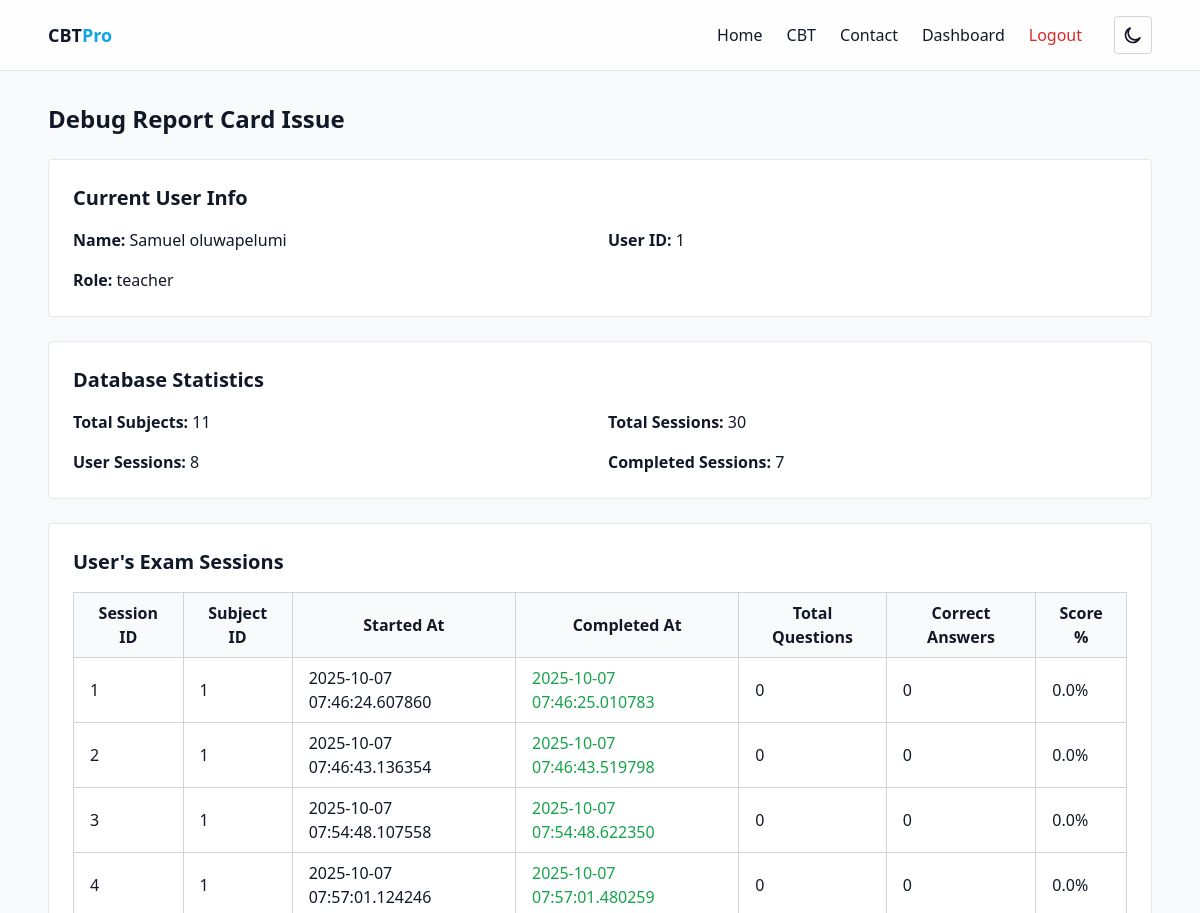
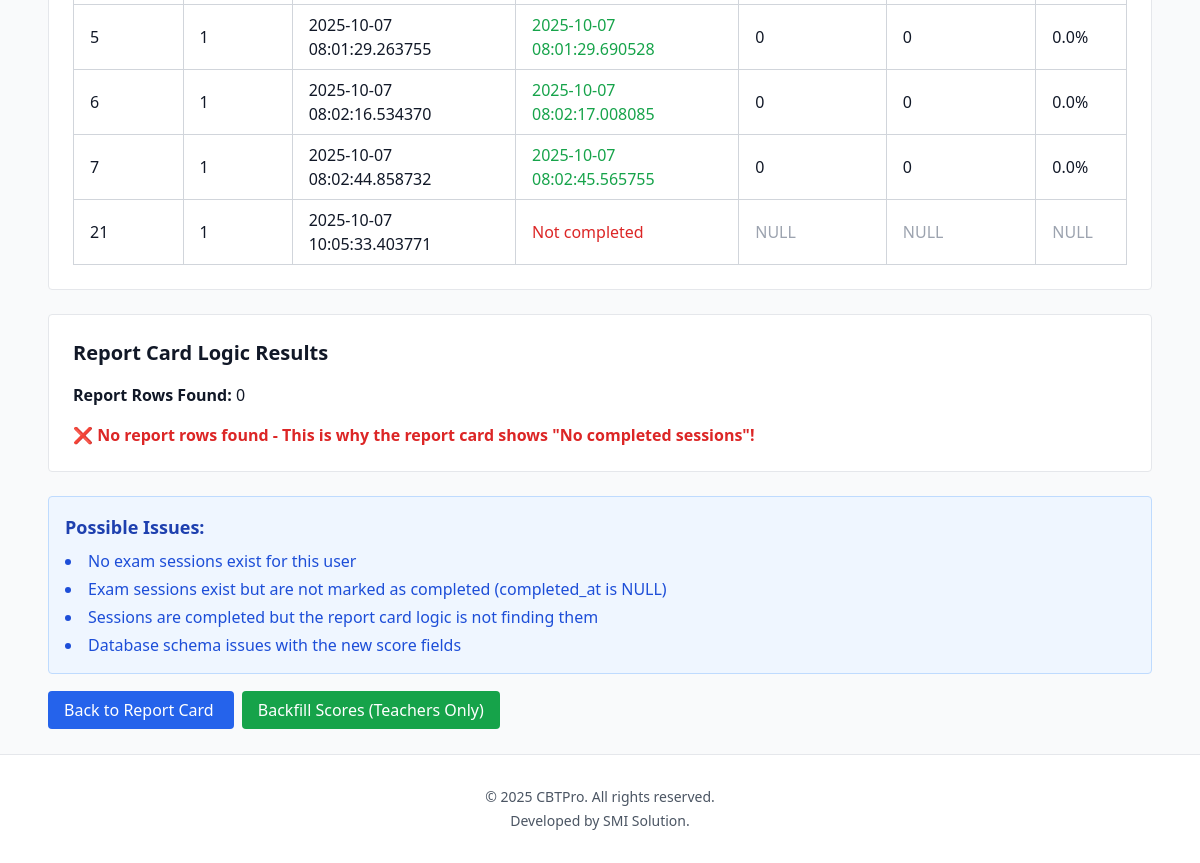
Page /student/debug-report (signed in) on the committed database (2 pictures, top to bottom).
### app/models.py (models this page shows, shortened)
class User(UserMixin, db.Model):
    id = db.Column(db.Integer, primary_key=True)
    full_name = db.Column(db.String(120), nullable=False)
    email = db.Column(db.String(120), unique=True, nullable=False)
    password_hash = db.Column(db.String(256), nullable=False)
    role = db.Column(db.String(20), nullable=False, default=UserRole.STUDENT.value)
    class_name = db.Column(db.String(64))  # e.g., JSS1, SS2, etc.
    created_at = db.Column(db.DateTime, default=datetime.utcnow)
    subjects = db.relationship("Subject", backref="teacher", lazy=True)

class ExamSession(db.Model):
    id = db.Column(db.Integer, primary_key=True)
    subject_id = db.Column(db.Integer, db.ForeignKey("subject.id"), nullable=False)
    student_id = db.Column(db.Integer, db.ForeignKey("user.id"), nullable=False)
    started_at = db.Column(db.DateTime, default=datetime.utcnow)
    completed_at = db.Column(db.DateTime)
    total_questions = db.Column(db.Integer)
    correct_answers = db.Column(db.Integer)
    score_percentage = db.Column(db.Float)
    responses = db.relationship("Response", backref="session", cascade="all,delete-orphan", lazy=True)

### app/student.py (the view, shortened to what this page needs)
@student_bp.route("/debug-report")
@login_required
def debug_report():
    debug_info = {
        'current_user': current_user.full_name,
        'user_id': current_user.id,
        'user_role': current_user.role,
        'total_subjects': Subject.query.count(),
        'total_sessions': ExamSession.query.count(),
        'user_sessions': ExamSession.query.filter_by(student_id=current_user.id).count(),
        'completed_sessions': ExamSession.query.filter_by(student_id=current_user.id).filter(ExamSession.completed_at.isnot(None)).count(),
    }
    sessions = ExamSession.query.filter_by(student_id=current_user.id).all()
    debug_info['sessions_detail'] = []
    for session in sessions:
        debug_info['sessions_detail'].append({
            'id': session.id,
            'subject_id': session.subject_id,
            'started_at': session.started_at,
            'completed_at': session.completed_at,
            'total_questions': session.total_questions,
            'correct_answers': session.correct_answers,
            'score_percentage': session.score_percentage,
        })
    subjects = Subject.query.all()
    report_rows = []
    for s in subjects:
        sess = (
            ExamSession.query
            .filter_by(subject_id=s.id, student_id=current_user.id)
            .filter(ExamSession.completed_at.isnot(None))
            .order_by(desc(ExamSession.completed_at))
            .first()
        )
    debug_info['report_rows'] = report_rows
    debug_info['report_rows_count'] = len(report_rows)
    return render_template("debug_report.html", debug_info=debug_info)

### app/models.py (called while the page is built)
@login_manager.user_loader
def load_user(user_id):
    return User.query.get(int(user_id))

### app/templates/debug_report.html (shortened to what this page needs)
{% extends 'base.html' %}
{% block content %}
<div class="max-w-6xl mx-auto">
    <h1 class="text-2xl font-bold mb-6">Debug Report Card Issue</h1>
    <div class="bg-white border rounded p-6 mb-6">
        <h2 class="text-xl font-semibold mb-4">Current User Info</h2>
        <div class="grid grid-cols-2 gap-4">
            <div><strong>Name:</strong> {{ debug_info.current_user }}</div>
            <div><strong>User ID:</strong> {{ debug_info.user_id }}</div>
            <div><strong>Role:</strong> {{ debug_info.user_role }}</div>
        </div>
    </div>
    <div class="bg-white border rounded p-6 mb-6">
        <h2 class="text-xl font-semibold mb-4">Database Statistics</h2>
        <div class="grid grid-cols-2 gap-4">
            <div><strong>Total Subjects:</strong> {{ debug_info.total_subjects }}</div>
            <div><strong>Total Sessions:</strong> {{ debug_info.total_sessions }}</div>
            <div><strong>User Sessions:</strong> {{ debug_info.user_sessions }}</div>
            <div><strong>Completed Sessions:</strong> {{ debug_info.completed_sessions }}</div>
        </div>
    </div>
    <div class="bg-white border rounded p-6 mb-6">
        <h2 class="text-xl font-semibold mb-4">User's Exam Sessions</h2>
        {% if debug_info.sessions_detail %}
            <div class="overflow-x-auto">
                <table class="min-w-full border-collapse border border-gray-300">
                    <thead>
                        <tr class="bg-gray-50">
                            <th class="border border-gray-300 px-4 py-2">Session ID</th>
                            <th class="border border-gray-300 px-4 py-2">Subject ID</th>
                            <th class="border border-gray-300 px-4 py-2">Started At</th>
                            <th class="border border-gray-300 px-4 py-2">Completed At</th>
                            <th class="border border-gray-300 px-4 py-2">Total Questions</th>
                            <th class="border border-gray-300 px-4 py-2">Correct Answers</th>
                            <th class="border border-gray-300 px-4 py-2">Score %</th>
                        </tr>
                    </thead>
                    <tbody>
                        {% for session in debug_info.sessions_detail %}
                        <tr>
                            <td class="border border-gray-300 px-4 py-2">{{ session.id }}</td>
                            <td class="border border-gray-300 px-4 py-2">{{ session.subject_id }}</td>
                            <td class="border border-gray-300 px-4 py-2">{{ session.started_at }}</td>
                            <td class="border border-gray-300 px-4 py-2">
                                {% if session.completed_at %}
                                    <span class="text-green-600">{{ session.completed_at }}</span>
                                {% else %}
                                    <span class="text-red-600">Not completed</span>
                                {% endif %}
                            </td>
                            <td class="border border-gray-300 px-4 py-2">
                                {% if session.total_questions is not none %}
                                    {{ session.total_questions }}
                                {% else %}
                                    <span class="text-gray-400">NULL</span>
                                {% endif %}
                            </td>
                            <td class="border border-gray-300 px-4 py-2">
                                {% if session.correct_answers is not none %}
                                    {{ session.correct_answers }}
                                {% else %}
                                    <span class="text-gray-400">NULL</span>
                                {% endif %}
                            </td>
                            <td class="border border-gray-300 px-4 py-2">
                                {% if session.score_percentage is not none %}
                                    {{ session.score_percentage }}%
                                {% else %}
                                    <span class="text-gray-400">NULL</span>
                                {% endif %}
                            </td>
                        </tr>
                        {% endfor %}
                    </tbody>
                </table>
            </div>
        {% else %}
            <p class="text-gray-500">No sessions found for this user.</p>
        {% endif %}
    </div>
    <div class="bg-white border rounded p-6 mb-6">
        <h2 class="text-xl font-semibold mb-4">Report Card Logic Results</h2>
        <div class="mb-4">
            <strong>Report Rows Found:</strong> {{ debug_info.report_rows_count }}
        </div>
        {% if debug_info.report_rows %}
            <div class="overflow-x-auto">
                <table class="min-w-full border-collapse border border-gray-300">
                    <thead>
                        <tr class="bg-gray-50">
                            <th class="border border-gray-300 px-4 py-2">Subject Name</th>
                            <th class="border border-gray-300 px-4 py-2">Session ID</th>
                            <th class="border border-gray-300 px-4 py-2">Completed At</th>
                            <th class="border border-gray-300 px-4 py-2">Has Scores</th>
                        </tr>
                    </thead>
                    <tbody>
                        {% for row in debug_info.report_rows %}
                        <tr>
                            <td class="border border-gray-300 px-4 py-2">{{ row.subject_name }}</td>
                            <td class="border border-gray-300 px-4 py-2">{{ row.session_id }}</td>
                            <td class="border border-gray-300 px-4 py-2">{{ row.completed_at }}</td>
                            <td class="border border-gray-300 px-4 py-2">
                                {% if row.has_scores %}
                                    <span class="text-green-600">✓ Yes</span>
                                {% else %}
                                    <span class="text-red-600">✗ No</span>
                                {% endif %}
                            </td>
                        </tr>
                        {% endfor %}
                    </tbody>
                </table>
            </div>
        {% else %}
            <p class="text-red-600 font-semibold">❌ No report rows found - This is why the report card shows "No completed sessions"!</p>
        {% endif %}
    </div>
    <div class="bg-blue-50 border border-blue-200 rounded p-4">
        <h3 class="text-lg font-semibold text-blue-800 mb-2">Possible Issues:</h3>
        <ul class="list-disc list-inside text-blue-700 space-y-1">
            <li>No exam sessions exist for this user</li>
            <li>Exam sessions exist but are not marked as completed (completed_at is NULL)</li>
            <li>Sessions are completed but the report card logic is not finding them</li>
            <li>Database schema issues with the new score fields</li>
        </ul>
    </div>
    <div class="mt-6">
        <a href="{{ url_for('student.report_card') }}" class="px-4 py-2 bg-blue-600 text-white rounded hover:bg-blue-700">
            Back to Report Card
        </a>
        <a href="{{ url_for('student.backfill_scores') }}" class="px-4 py-2 bg-green-600 text-white rounded hover:bg-green-700 ml-2">
            Backfill Scores (Teachers Only)
        </a>
    </div>
</div>
{% endblock %}

### rows in the picture
User: current_user "Samuel oluwapelumi", user_id "1", user_role "teacher"
ExamSession: id "1", subject_id "1", started_at "2025-10-07 07:46:24.607860", completed_at "2025-10-07 07:46:25.010783", total_questions "0", correct_answers "0", score_percentage "0.0"
ExamSession: id "2", subject_id "1", started_at "2025-10-07 07:46:43.136354", completed_at "2025-10-07 07:46:43.519798", total_questions "0", correct_answers "0", score_percentage "0.0"
ExamSession: id "3", subject_id "1", started_at "2025-10-07 07:54:48.107558", completed_at "2025-10-07 07:54:48.622350", total_questions "0", correct_answers "0", score_percentage "0.0"
ExamSession: id "4", subject_id "1", started_at "2025-10-07 07:57:01.124246", completed_at "2025-10-07 07:57:01.480259", total_questions "0", correct_answers "0", score_percentage "0.0"
ExamSession: id "5", subject_id "1", started_at "2025-10-07 08:01:29.263755", completed_at "2025-10-07 08:01:29.690528", total_questions "0", correct_answers "0", score_percentage "0.0"
ExamSession: id "6", subject_id "1", started_at "2025-10-07 08:02:16.534370", completed_at "2025-10-07 08:02:17.008085", total_questions "0", correct_answers "0", score_percentage "0.0"
ExamSession: id "7", subject_id "1", started_at "2025-10-07 08:02:44.858732", completed_at "2025-10-07 08:02:45.565755", total_questions "0", correct_answers "0", score_percentage "0.0"
ExamSession: started_at "2025-10-07 10:05:33.403771"

### other values in the picture
{{ debug_info.total_subjects }} "11"
{{ debug_info.total_sessions }} "30"
{{ debug_info.user_sessions }} "8"
{{ debug_info.completed_sessions }} "7"
{{ session.id }} "21"
{{ session.subject_id }} "1"
{{ debug_info.report_rows_count }} "0"
{{ 2025 }} "2025"
